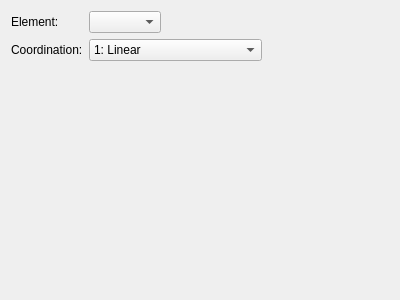
<?xml version="1.0" encoding="UTF-8"?>
<ui version="4.0">
 <class>Avogadro::QtPlugins::TemplateToolWidget</class>
 <widget class="QWidget" name="Avogadro::QtPlugins::TemplateToolWidget">
  <property name="geometry">
   <rect>
    <x>0</x>
    <y>0</y>
    <width>400</width>
    <height>300</height>
   </rect>
  </property>
  <property name="windowTitle">
   <string>Form</string>
  </property>
  <layout class="QFormLayout" name="formLayout">
   <property name="fieldGrowthPolicy">
    <enum>QFormLayout::ExpandingFieldsGrow</enum>
   </property>
   <item row="0" column="0">
    <widget class="QLabel" name="label">
     <property name="text">
      <string>Element:</string>
     </property>
    </widget>
   </item>
   <item row="0" column="1">
    <widget class="QComboBox" name="element"/>
   </item>
   <item row="1" column="0">
    <widget class="QLabel" name="label_2">
     <property name="text">
      <string>Coordination:</string>
     </property>
    </widget>
   </item>
   <item row="1" column="1">
    <widget class="QComboBox" name="coordination">
     <item>
      <property name="text">
       <string>1: Linear</string>
      </property>
     </item>
     <item>
      <property name="text">
       <string>2: Linear</string>
      </property>
     </item>
     <item>
      <property name="text">
       <string>3: Trigonal Planar</string>
      </property>
     </item>
     <item>
      <property name="text">
       <string>4: Tetrahedral</string>
      </property>
     </item>
     <item>
      <property name="text">
       <string>4: Square Planar</string>
      </property>
     </item>
     <item>
      <property name="text">
       <string>5: Trigonal Bipyramidal</string>
      </property>
     </item>
     <item>
      <property name="text">
       <string>6: Octahedral</string>
      </property>
     </item>
     <item>
      <property name="text">
       <string>7: Pentagonal Bipyramidal</string>
      </property>
     </item>
     <item>
      <property name="text">
       <string>8: Square Antiprism</string>
      </property>
     </item>
    </widget>
   </item>
  </layout>
 </widget>
 <resources/>
 <connections/>
</ui>
